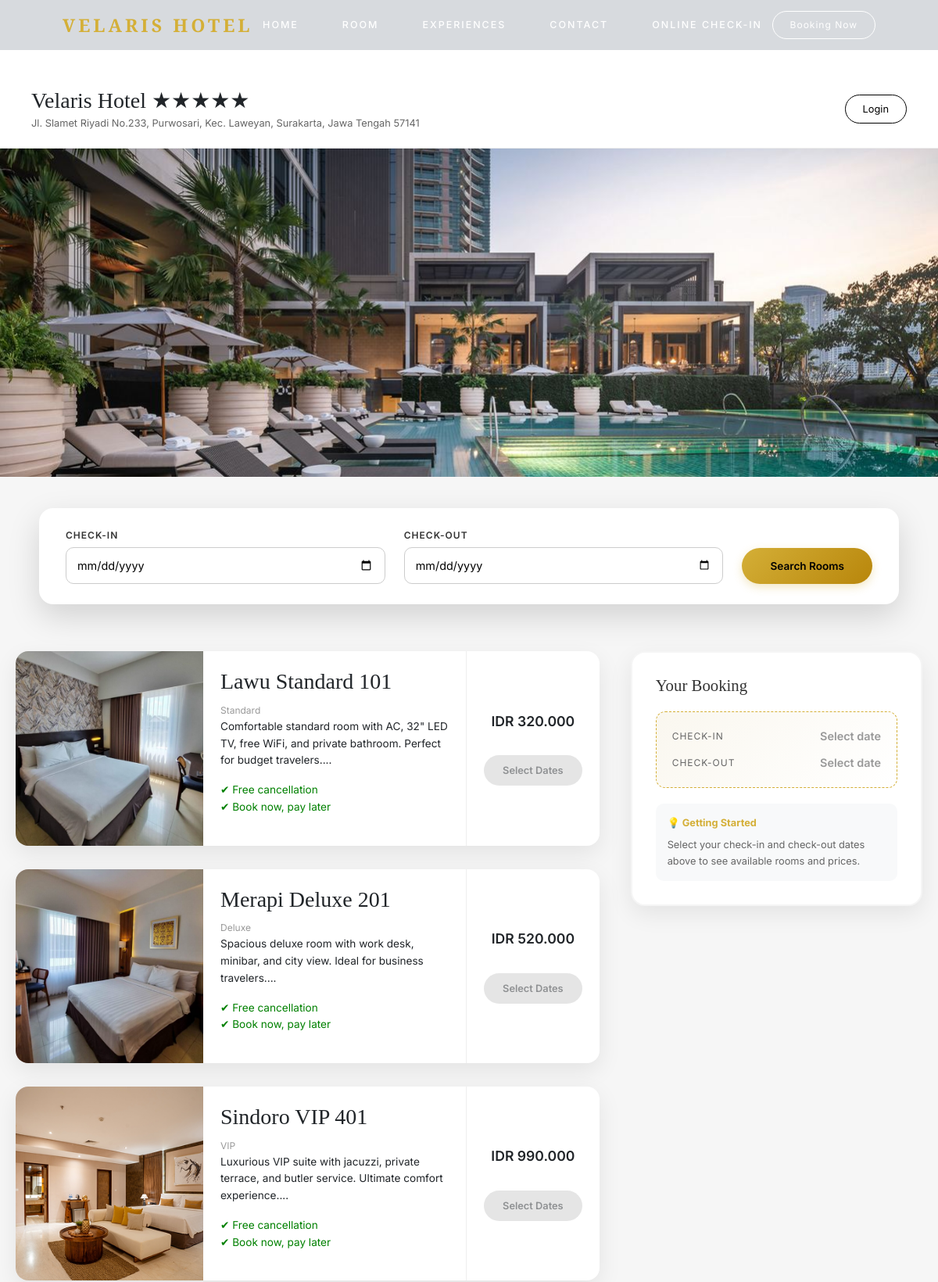
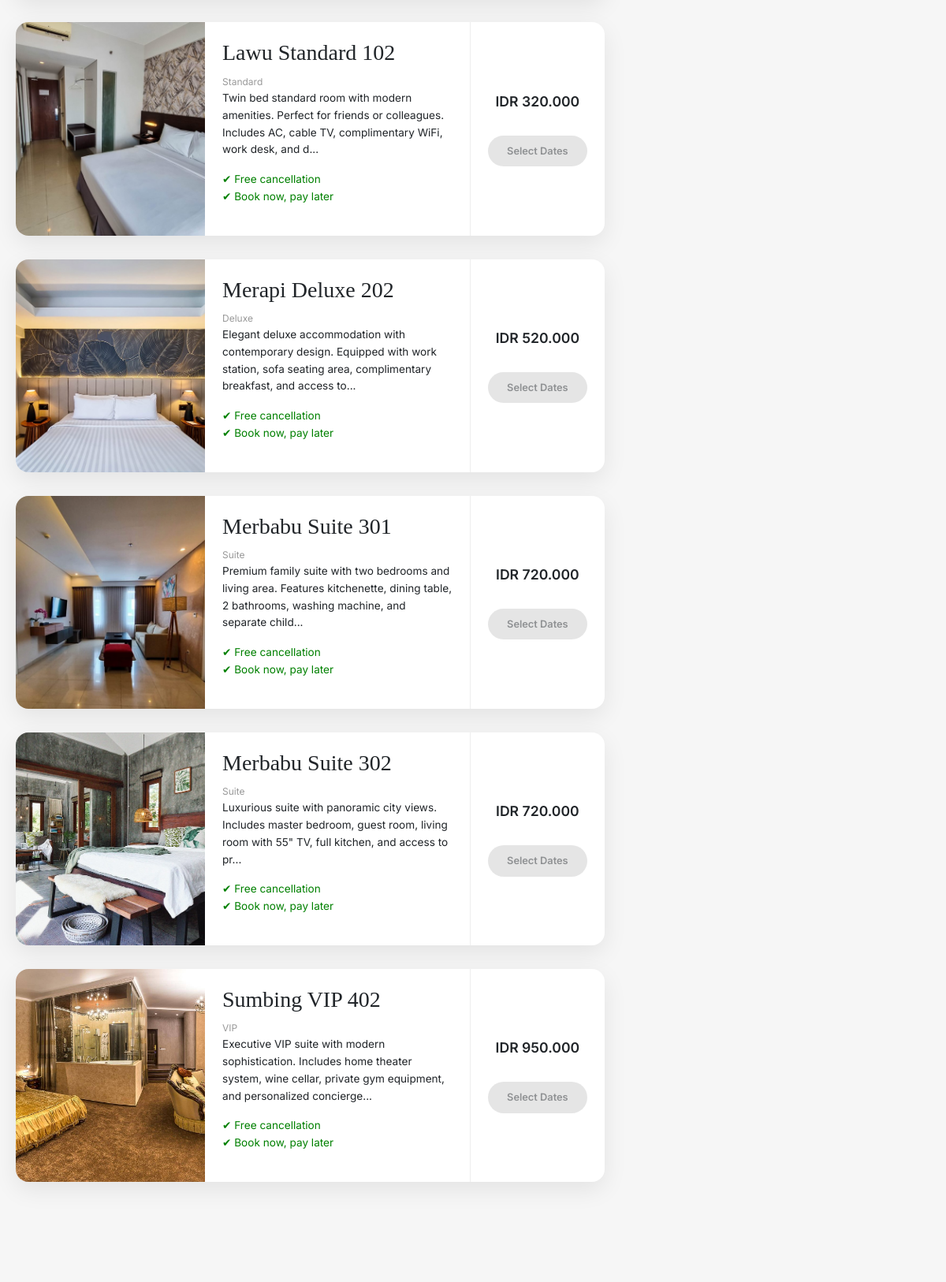
Screenshot of /booking.php (upper part) with the database file from the repository (2 pictures, top to bottom).
### tables this page shows
CREATE TABLE `kamar` (
  `id_kamar` int NOT NULL,
  `nama_kamar` varchar(100) NOT NULL,
  `tipe_kamar` varchar(50) NOT NULL,
  `harga` decimal(10,2) NOT NULL,
  `deskripsi` text,
  `foto_kamar` varchar(255) DEFAULT NULL,
  `stok` int NOT NULL DEFAULT '0'
);

### booking.php (the view, shortened to what this page needs)
<?php
$db = new Koneksi();
$conn = $db->getKoneksi();
$checkin = $_GET['checkin'] ?? '';
$checkout = $_GET['checkout'] ?? '';
$rooms = $conn->query("SELECT * FROM kamar");
require_once "components/header.php";
?>
<link rel="stylesheet" href="https://cdn.jsdelivr.net/npm/sweetalert2@11/dist/sweetalert2.min.css">
<div class="page-after-header">
    <div class="booking-header">
        <div>
            <h3>Velaris Hotel ★★★★★</h3>
            <p>Jl. Slamet Riyadi No.233, Purwosari, Kec. Laweyan, Surakarta, Jawa Tengah 57141</p>
        </div>
        <div class="user-section">
            <?php if (isset($_SESSION['customer_id'])): ?>
                <div class="user-dropdown">
                    <div class="user-info" onclick="toggleUserMenu()">
                        <div class="user-avatar">
                            <?= strtoupper(substr($_SESSION['customer_name'], 0, 1)); ?>
                        </div>
                        <span class="user-name"><?= htmlspecialchars($_SESSION['customer_name']); ?></span>
                        <span class="arrow">▾</span>
                    </div>
                    <div class="dropdown-menu" id="userMenu">
                        <div class="dropdown-header">
                            <strong><?= htmlspecialchars($_SESSION['customer_name']); ?></strong>
                            <small>Velaris Guest</small>
                        </div>
                        <a href="guest_profile.php"
                            class="<?= basename($_SERVER['PHP_SELF']) == 'guest_profile.php' ? 'active' : '' ?>">
                            Guest Profile
                        </a>
                        <hr>
                        <a href="javascript:void(0)" class="logout" onclick="confirmLogout()">
                            Logout
                        </a>
                    </div>
                </div>
            <?php else: ?>
                <a href="auth/login.php" class="login-btn">Login</a>
            <?php endif; ?>
        </div>
    </div>
    <section class="booking-hero">
        <img src="uploads/experiences/pool.jpg" alt="Velaris Hotel">
    </section>
    <section class="search-bar">
        <form method="GET">
            <div class="field">
                <label>CHECK-IN</label>
                <input type="date" id="check_in" name="checkin" value="<?= htmlspecialchars($checkin); ?>" required>
            </div>
            <div class="field">
                <label>CHECK-OUT</label>
                <input type="date" id="check_out" name="checkout" value="<?= htmlspecialchars($checkout); ?>" required>
            </div>
            <button type="submit" class="search-btn">Search Rooms</button>
        </form>
    </section>
    <section class="booking-content">
        <div>
            <?php while ($r = $rooms->fetch_assoc()): ?>
                <div class="room-card">
                    <img src="uploads/kamar/<?= htmlspecialchars($r['foto_kamar']) ?>">
                    <div class="room-info">
                        <h3><?= htmlspecialchars($r['nama_kamar']) ?></h3>
                        <small><?= htmlspecialchars($r['tipe_kamar']) ?></small>
                        <p><?= substr(strip_tags($r['deskripsi']), 0, 140) ?>...</p>
                        <?php if ($r['stok'] > 0): ?>
                            <p class="availability">✔ Free cancellation <br> ✔ Book now, pay later</p>
                        <?php else: ?>
                            <p class="unavailable">Selected dates are unavailable</p>
                        <?php endif; ?>
                    </div>
                    <div class="room-action">
                        <p class="price">IDR <?= number_format($r['harga'], 0, ',', '.') ?></p>
                        <?php if ($checkin && $checkout && $r['stok'] > 0): ?>
                            <?php if (!isset($_SESSION['customer_id'])): ?>
                                <a href="auth/login.php" class="btn">Select</a>
                            <?php else: ?>
                                <a href="reservasi.php?id_kamar=<?= $r['id_kamar'] ?>&checkin=<?= $checkin ?>&checkout=<?= $checkout ?>"
                                    class="btn">Select</a>
                            <?php endif; ?>
                        <?php else: ?>
                            <span class="btn disabled">
                                <?= $r['stok'] > 0 ? 'Select Dates' : 'Unavailable' ?>
                            </span>
                        <?php endif; ?>
                    </div>
                </div>
            <?php endwhile; ?>
        </div>
        <div class="booking-summary">
            <div class="summary-card">
                <h4>Your Booking</h4>
                <?php if($checkin && $checkout):
                    $checkin_date = new DateTime($checkin);
                    $checkout_date = new DateTime($checkout);
                    $nights = $checkout_date->diff($checkin_date)->days;
                ?>
                    <div class="summary-dates">
                        <div class="date-item">
                            <label>Check-in</label>
                            <span class="date-value"><?= date('d M Y', strtotime($checkin)) ?></span>
                        </div>
                        <div class="date-item">
                            <label>Check-out</label>
                            <span class="date-value"><?= date('d M Y', strtotime($checkout)) ?></span>
                        </div>
                        <div class="date-item" style="border-top:1px solid rgba(212,175,55,.3);padding-top:12px;margin-top:12px;">
                            <label>Total Nights</label>
                            <span class="date-value"><?= $nights ?> <?= $nights > 1 ? 'nights' : 'night' ?></span>
                        </div>
                    </div>
                    <div class="summary-info">
                        <p>
                            <span>Guests</span>
                            <strong>2 Adults</strong>
                        </p>
                        <p>
                            <span>Rooms</span>
                            <strong>1 Room</strong>
                        </p>
                    </div>
                    <div class="summary-note">
                        <strong>✓ Best Price Guarantee</strong>
                        Click the button below to choose from our room recommendations. Affordable, elegant, and comfortable.
                    </div>
                    <div class="summary-cta" onclick="document.querySelector('.room-card .btn:not(.disabled)')?.click()">
                        Select Your Room
                    </div>
                <?php else: ?>
                    <div class="summary-dates">
                        <div class="date-item">
                            <label>Check-in</label>
                            <span class="date-value" style="color:#999;">Select date</span>
                        </div>
                        <div class="date-item">
                            <label>Check-out</label>
                            <span class="date-value" style="color:#999;">Select date</span>
                        </div>
                    </div>
                    <div class="summary-note">
                        <strong>💡 Getting Started</strong>
                        Select your check-in and check-out dates above to see available rooms and prices.
                    </div>
                <?php endif; ?>
            </div>
        </div>
    </section>
</div>
<?php require_once "components/footer.php"; ?>

### components/header.php (style rules this page uses)
:root { --gold:#d4af37; --header-h:64px; }
body { margin:0; font-family:'Inter',sans-serif; }

### booking.php (style rules this page uses)
.page-after-header { margin-top: 90px; background: #f6f6f6; }
.booking-header { display: flex; justify-content: space-between; align-items: center; padding: 22px 40px; background: #fff; border-bottom: 1px solid #eee; }
.booking-header h3 { font-family: 'Cinzel', serif; margin: 0; }
.booking-header p { margin: 2px 0 0; font-size: .8rem; color: #666; }
.user-section { display: flex; align-items: center; gap: 20px; }
.login-btn, .logout-btn { padding: 8px 22px; border: 1px solid #000; border-radius: 25px; text-decoration: none; font-size: .8rem; color: #000; background: #fff; cursor: pointer; transition: all .3s ease; font-family: inherit; }
.booking-hero img { width: 100%; height: 420px; object-fit: cover; display: block; }
.search-bar { background: #fff; padding: 26px 34px; max-width: 1100px; margin: 40px auto 60px; border-radius: 18px; box-shadow: 0 15px 40px rgba(0, 0, 0, .15); }
.search-bar form { display: flex; gap: 24px; align-items: flex-end; flex-wrap: wrap; }
.search-bar .field { flex: 1; min-width: 220px; }
.search-bar label { display: block; font-size: .75rem; letter-spacing: 1px; margin-bottom: 6px; font-weight: 600; color: #333; }
.search-bar input { width: 100%; padding: 12px 14px; border: 1px solid #ccc; border-radius: 10px; font-size: .9rem; }
.search-btn { height: 46px; padding: 0 36px; border: none; background: linear-gradient(135deg, #d4af37 0%, #b8860b 100%); color: #000; border-radius: 30px; font-size: .85rem; font-weight: 600; cursor: pointer; transition: all .3s ease; box-shadow: 0 4px 12px rgba(212, 175, 55, .3); }
.booking-content { max-width: 1200px; margin: auto; display: grid; grid-template-columns: 2fr 1fr; gap: 40px; padding: 0 20px 100px; }
.booking-summary { position: sticky; top: 110px; height: fit-content; }
.summary-card { background: #fff; border-radius: 18px; padding: 30px; box-shadow: 0 10px 30px rgba(0, 0, 0, .08); border: 2px solid #f5f5f5; }
.summary-card h4 { font-family: 'Cinzel', serif; font-size: 1.3rem; margin: 0 0 20px; color: #333; }
.summary-dates { background: linear-gradient(135deg, #faf7ef 0%, #fff 100%); border-radius: 12px; padding: 20px; margin-bottom: 20px; border: 1px dashed #d4af37; }
.summary-dates .date-item { display: flex; justify-content: space-between; align-items: center; margin-bottom: 12px; }
.summary-dates .date-item:last-child { margin-bottom: 0; }
.summary-dates label { font-size: .75rem; color: #666; text-transform: uppercase; letter-spacing: 1px; }
.summary-dates .date-value { font-size: .9rem; font-weight: 600; color: #000; }
.summary-note { background: #f8f9fa; padding: 15px; border-radius: 10px; font-size: .8rem; color: #666; margin-top: 20px; line-height: 1.6; }
.summary-note strong { display: block; color: #d4af37; margin-bottom: 8px; }
.room-card { background: #fff; border-radius: 16px; overflow: hidden; margin-bottom: 30px; display: flex; box-shadow: 0 10px 30px rgba(0, 0, 0, .08); transition: .3s; }
.room-card img { width: 240px; object-fit: cover; }
.room-info { padding: 22px; flex: 1; }
.room-info h3 { font-family: 'Cinzel', serif; margin-bottom: 6px; }
.room-info small { color: #999; font-size: .75rem; }
.room-info p { font-size: .85rem; line-height: 1.6; }
.availability { font-size: .8rem; color: green; }
.room-action { padding: 22px; border-left: 1px solid #eee; display: flex; flex-direction: column; justify-content: center; align-items: center; gap: 14px; }
.price { font-weight: 600; font-size: 1.1rem; }
.btn { padding: 10px 24px; border-radius: 25px; border: none; background: linear-gradient(135deg, #d4af37 0%, #b8860b 100%); text-decoration: none; font-size: .8rem; color: #000; font-weight: 600; transition: all .3s ease; box-shadow: 0 4px 12px rgba(212, 175, 55, .2); }
.btn.disabled { opacity: .5; pointer-events: none; background: #ccc; box-shadow: none; }

### rows the page displays
kamar: foto_kamar (picture), nama_kamar "Lawu Standard 101", tipe_kamar "Standard", deskripsi "Comfortable standard room with AC, 32\" LED TV, free WiFi, and private bathroom. Perfect for budget travelers.", stok "✔ Free cancellation", harga "320.000"
kamar: foto_kamar (picture), nama_kamar "Merapi Deluxe 201", tipe_kamar "Deluxe", deskripsi "Spacious deluxe room with work desk, minibar, and city view. Ideal for business travelers.", stok "✔ Free cancellation", harga "520.000"
kamar: foto_kamar (picture), nama_kamar "Sindoro VIP 401", tipe_kamar "VIP", deskripsi "Luxurious VIP suite with jacuzzi, private terrace, and butler service. Ultimate comfort experience.", stok "✔ Free cancellation", harga "990.000"
kamar: foto_kamar (picture), nama_kamar "Lawu Standard 102", tipe_kamar "Standard", deskripsi "Twin bed standard room with modern amenities. Perfect for friends or colleagues. Includes AC, cable TV, complimentary WiFi, work desk, and d", stok "✔ Free cancellation", harga "320.000"
kamar: foto_kamar (picture), nama_kamar "Merapi Deluxe 202", tipe_kamar "Deluxe", deskripsi "Elegant deluxe accommodation with contemporary design. Equipped with work station, sofa seating area, complimentary breakfast, and access to", stok "✔ Free cancellation", harga "520.000"
kamar: foto_kamar (picture), nama_kamar "Merbabu Suite 301", tipe_kamar "Suite", deskripsi "Premium family suite with two bedrooms and living area. Features kitchenette, dining table, 2 bathrooms, washing machine, and separate child", stok "✔ Free cancellation", harga "720.000"
kamar: foto_kamar (picture), nama_kamar "Merbabu Suite 302", tipe_kamar "Suite", deskripsi "Luxurious suite with panoramic city views. Includes master bedroom, guest room, living room with 55\" TV, full kitchen, and access to pr", stok "✔ Free cancellation", harga "720.000"
kamar: foto_kamar (picture), nama_kamar "Sumbing VIP 402", tipe_kamar "VIP", deskripsi "Executive VIP suite with modern sophistication. Includes home theater system, wine cellar, private gym equipment, and personalized concierge", stok "✔ Free cancellation", harga "950.000"
